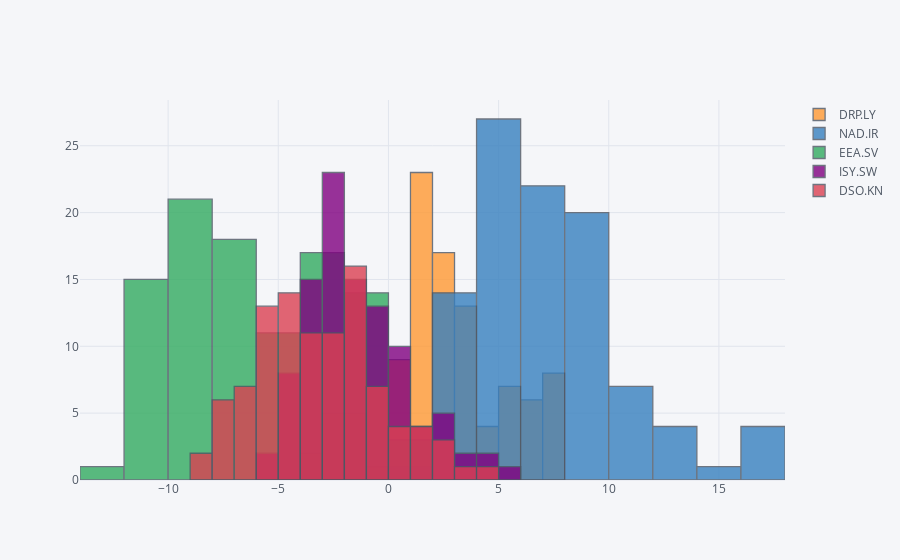

The cell this chart's notebook holds for it:
### Markdown cell above
## Histograms

### Code cell
iplot(time.iplot(kind='histogram', asFigure=True))
